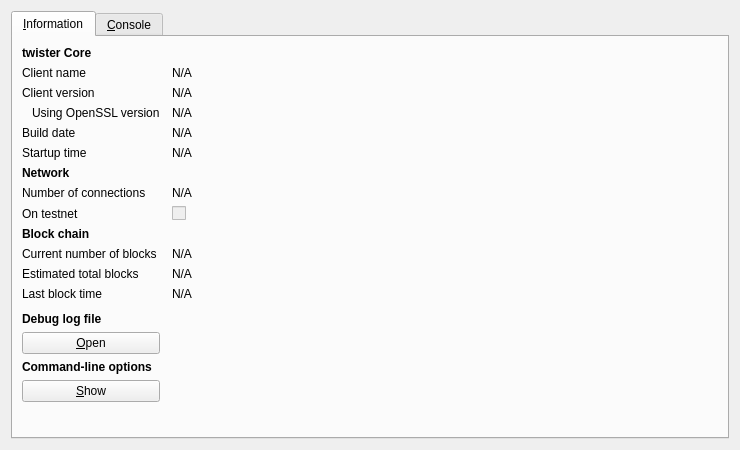
<?xml version="1.0" encoding="UTF-8"?>
<ui version="4.0">
 <class>RPCConsole</class>
 <widget class="QDialog" name="RPCConsole">
  <property name="geometry">
   <rect>
    <x>0</x>
    <y>0</y>
    <width>740</width>
    <height>450</height>
   </rect>
  </property>
  <property name="windowTitle">
   <string>twister - Debug window</string>
  </property>
  <layout class="QVBoxLayout" name="verticalLayout_2">
   <item>
    <widget class="QTabWidget" name="tabWidget">
     <property name="currentIndex">
      <number>0</number>
     </property>
     <widget class="QWidget" name="tab_info">
      <attribute name="title">
       <string>&amp;Information</string>
      </attribute>
      <layout class="QGridLayout" name="gridLayout" columnstretch="0,1">
       <property name="horizontalSpacing">
        <number>12</number>
       </property>
       <item row="0" column="0">
        <widget class="QLabel" name="label_9">
         <property name="font">
          <font>
           <weight>75</weight>
           <bold>true</bold>
          </font>
         </property>
         <property name="text">
          <string>twister Core</string>
         </property>
        </widget>
       </item>
       <item row="1" column="0">
        <widget class="QLabel" name="label_5">
         <property name="text">
          <string>Client name</string>
         </property>
        </widget>
       </item>
       <item row="1" column="1">
        <widget class="QLabel" name="clientName">
         <property name="cursor">
          <cursorShape>IBeamCursor</cursorShape>
         </property>
         <property name="text">
          <string>N/A</string>
         </property>
         <property name="textFormat">
          <enum>Qt::PlainText</enum>
         </property>
         <property name="textInteractionFlags">
          <set>Qt::LinksAccessibleByMouse|Qt::TextSelectableByKeyboard|Qt::TextSelectableByMouse</set>
         </property>
        </widget>
       </item>
       <item row="2" column="0">
        <widget class="QLabel" name="label_6">
         <property name="text">
          <string>Client version</string>
         </property>
        </widget>
       </item>
       <item row="2" column="1">
        <widget class="QLabel" name="clientVersion">
         <property name="cursor">
          <cursorShape>IBeamCursor</cursorShape>
         </property>
         <property name="text">
          <string>N/A</string>
         </property>
         <property name="textFormat">
          <enum>Qt::PlainText</enum>
         </property>
         <property name="textInteractionFlags">
          <set>Qt::LinksAccessibleByMouse|Qt::TextSelectableByKeyboard|Qt::TextSelectableByMouse</set>
         </property>
        </widget>
       </item>
       <item row="3" column="0">
        <widget class="QLabel" name="label_14">
         <property name="text">
          <string>Using OpenSSL version</string>
         </property>
         <property name="indent">
          <number>10</number>
         </property>
        </widget>
       </item>
       <item row="3" column="1">
        <widget class="QLabel" name="openSSLVersion">
         <property name="cursor">
          <cursorShape>IBeamCursor</cursorShape>
         </property>
         <property name="text">
          <string>N/A</string>
         </property>
         <property name="textFormat">
          <enum>Qt::PlainText</enum>
         </property>
         <property name="textInteractionFlags">
          <set>Qt::LinksAccessibleByMouse|Qt::TextSelectableByKeyboard|Qt::TextSelectableByMouse</set>
         </property>
        </widget>
       </item>
       <item row="4" column="0">
        <widget class="QLabel" name="label_12">
         <property name="text">
          <string>Build date</string>
         </property>
        </widget>
       </item>
       <item row="4" column="1">
        <widget class="QLabel" name="buildDate">
         <property name="cursor">
          <cursorShape>IBeamCursor</cursorShape>
         </property>
         <property name="text">
          <string>N/A</string>
         </property>
         <property name="textFormat">
          <enum>Qt::PlainText</enum>
         </property>
         <property name="textInteractionFlags">
          <set>Qt::LinksAccessibleByMouse|Qt::TextSelectableByKeyboard|Qt::TextSelectableByMouse</set>
         </property>
        </widget>
       </item>
       <item row="5" column="0">
        <widget class="QLabel" name="label_13">
         <property name="text">
          <string>Startup time</string>
         </property>
        </widget>
       </item>
       <item row="5" column="1">
        <widget class="QLabel" name="startupTime">
         <property name="cursor">
          <cursorShape>IBeamCursor</cursorShape>
         </property>
         <property name="text">
          <string>N/A</string>
         </property>
         <property name="textFormat">
          <enum>Qt::PlainText</enum>
         </property>
         <property name="textInteractionFlags">
          <set>Qt::LinksAccessibleByMouse|Qt::TextSelectableByKeyboard|Qt::TextSelectableByMouse</set>
         </property>
        </widget>
       </item>
       <item row="6" column="0">
        <widget class="QLabel" name="label_11">
         <property name="font">
          <font>
           <weight>75</weight>
           <bold>true</bold>
          </font>
         </property>
         <property name="text">
          <string>Network</string>
         </property>
        </widget>
       </item>
       <item row="7" column="0">
        <widget class="QLabel" name="label_7">
         <property name="text">
          <string>Number of connections</string>
         </property>
        </widget>
       </item>
       <item row="7" column="1">
        <widget class="QLabel" name="numberOfConnections">
         <property name="cursor">
          <cursorShape>IBeamCursor</cursorShape>
         </property>
         <property name="text">
          <string>N/A</string>
         </property>
         <property name="textFormat">
          <enum>Qt::PlainText</enum>
         </property>
         <property name="textInteractionFlags">
          <set>Qt::LinksAccessibleByMouse|Qt::TextSelectableByKeyboard|Qt::TextSelectableByMouse</set>
         </property>
        </widget>
       </item>
       <item row="8" column="0">
        <widget class="QLabel" name="label_8">
         <property name="text">
          <string>On testnet</string>
         </property>
        </widget>
       </item>
       <item row="8" column="1">
        <widget class="QCheckBox" name="isTestNet">
         <property name="enabled">
          <bool>false</bool>
         </property>
         <property name="text">
          <string/>
         </property>
        </widget>
       </item>
       <item row="9" column="0">
        <widget class="QLabel" name="label_10">
         <property name="font">
          <font>
           <weight>75</weight>
           <bold>true</bold>
          </font>
         </property>
         <property name="text">
          <string>Block chain</string>
         </property>
        </widget>
       </item>
       <item row="10" column="0">
        <widget class="QLabel" name="label_3">
         <property name="text">
          <string>Current number of blocks</string>
         </property>
        </widget>
       </item>
       <item row="10" column="1">
        <widget class="QLabel" name="numberOfBlocks">
         <property name="cursor">
          <cursorShape>IBeamCursor</cursorShape>
         </property>
         <property name="text">
          <string>N/A</string>
         </property>
         <property name="textFormat">
          <enum>Qt::PlainText</enum>
         </property>
         <property name="textInteractionFlags">
          <set>Qt::LinksAccessibleByMouse|Qt::TextSelectableByKeyboard|Qt::TextSelectableByMouse</set>
         </property>
        </widget>
       </item>
       <item row="11" column="0">
        <widget class="QLabel" name="label_4">
         <property name="text">
          <string>Estimated total blocks</string>
         </property>
        </widget>
       </item>
       <item row="11" column="1">
        <widget class="QLabel" name="totalBlocks">
         <property name="cursor">
          <cursorShape>IBeamCursor</cursorShape>
         </property>
         <property name="text">
          <string>N/A</string>
         </property>
         <property name="textFormat">
          <enum>Qt::PlainText</enum>
         </property>
         <property name="textInteractionFlags">
          <set>Qt::LinksAccessibleByMouse|Qt::TextSelectableByKeyboard|Qt::TextSelectableByMouse</set>
         </property>
        </widget>
       </item>
       <item row="12" column="0">
        <widget class="QLabel" name="label_2">
         <property name="text">
          <string>Last block time</string>
         </property>
        </widget>
       </item>
       <item row="12" column="1">
        <widget class="QLabel" name="lastBlockTime">
         <property name="cursor">
          <cursorShape>IBeamCursor</cursorShape>
         </property>
         <property name="text">
          <string>N/A</string>
         </property>
         <property name="textFormat">
          <enum>Qt::PlainText</enum>
         </property>
         <property name="textInteractionFlags">
          <set>Qt::LinksAccessibleByMouse|Qt::TextSelectableByKeyboard|Qt::TextSelectableByMouse</set>
         </property>
        </widget>
       </item>
       <item row="13" column="0">
        <spacer name="verticalSpacer_2">
         <property name="orientation">
          <enum>Qt::Vertical</enum>
         </property>
         <property name="sizeHint" stdset="0">
          <size>
           <width>20</width>
           <height>20</height>
          </size>
         </property>
        </spacer>
       </item>
       <item row="14" column="0">
        <widget class="QLabel" name="labelDebugLogfile">
         <property name="font">
          <font>
           <weight>75</weight>
           <bold>true</bold>
          </font>
         </property>
         <property name="text">
          <string>Debug log file</string>
         </property>
        </widget>
       </item>
       <item row="15" column="0">
        <widget class="QPushButton" name="openDebugLogfileButton">
         <property name="toolTip">
          <string>Open the twister debug log file from the current data directory. This can take a few seconds for large log files.</string>
         </property>
         <property name="text">
          <string>&amp;Open</string>
         </property>
         <property name="autoDefault">
          <bool>false</bool>
         </property>
        </widget>
       </item>
       <item row="16" column="0">
        <widget class="QLabel" name="labelCLOptions">
         <property name="font">
          <font>
           <weight>75</weight>
           <bold>true</bold>
          </font>
         </property>
         <property name="text">
          <string>Command-line options</string>
         </property>
        </widget>
       </item>
       <item row="17" column="0">
        <widget class="QPushButton" name="showCLOptionsButton">
         <property name="toolTip">
          <string>Show the twister-qt help message to get a list with possible twister command-line options.</string>
         </property>
         <property name="text">
          <string>&amp;Show</string>
         </property>
         <property name="autoDefault">
          <bool>false</bool>
         </property>
        </widget>
       </item>
       <item row="18" column="0">
        <spacer name="verticalSpacer">
         <property name="orientation">
          <enum>Qt::Vertical</enum>
         </property>
         <property name="sizeHint" stdset="0">
          <size>
           <width>20</width>
           <height>40</height>
          </size>
         </property>
        </spacer>
       </item>
      </layout>
     </widget>
     <widget class="QWidget" name="tab_console">
      <attribute name="title">
       <string>&amp;Console</string>
      </attribute>
      <layout class="QVBoxLayout" name="verticalLayout_3">
       <property name="spacing">
        <number>3</number>
       </property>
       <item>
        <widget class="QTextEdit" name="messagesWidget">
         <property name="minimumSize">
          <size>
           <width>0</width>
           <height>100</height>
          </size>
         </property>
         <property name="readOnly">
          <bool>true</bool>
         </property>
         <property name="tabKeyNavigation" stdset="0">
          <bool>false</bool>
         </property>
         <property name="columnCount" stdset="0">
          <number>2</number>
         </property>
        </widget>
       </item>
       <item>
        <layout class="QHBoxLayout" name="horizontalLayout">
         <property name="spacing">
          <number>3</number>
         </property>
         <item>
          <widget class="QLabel" name="label">
           <property name="text">
            <string notr="true">&gt;</string>
           </property>
          </widget>
         </item>
         <item>
          <widget class="QLineEdit" name="lineEdit"/>
         </item>
         <item>
          <widget class="QPushButton" name="clearButton">
           <property name="maximumSize">
            <size>
             <width>24</width>
             <height>24</height>
            </size>
           </property>
           <property name="toolTip">
            <string>Clear console</string>
           </property>
           <property name="text">
            <string/>
           </property>
           <property name="icon">
            <iconset resource="../bitcoin.qrc">
             <normaloff>:/icons/remove</normaloff>:/icons/remove</iconset>
           </property>
           <property name="shortcut">
            <string notr="true">Ctrl+L</string>
           </property>
           <property name="autoDefault">
            <bool>false</bool>
           </property>
          </widget>
         </item>
        </layout>
       </item>
      </layout>
     </widget>
    </widget>
   </item>
  </layout>
 </widget>
 <resources>
  <include location="../bitcoin.qrc"/>
 </resources>
 <connections/>
</ui>
